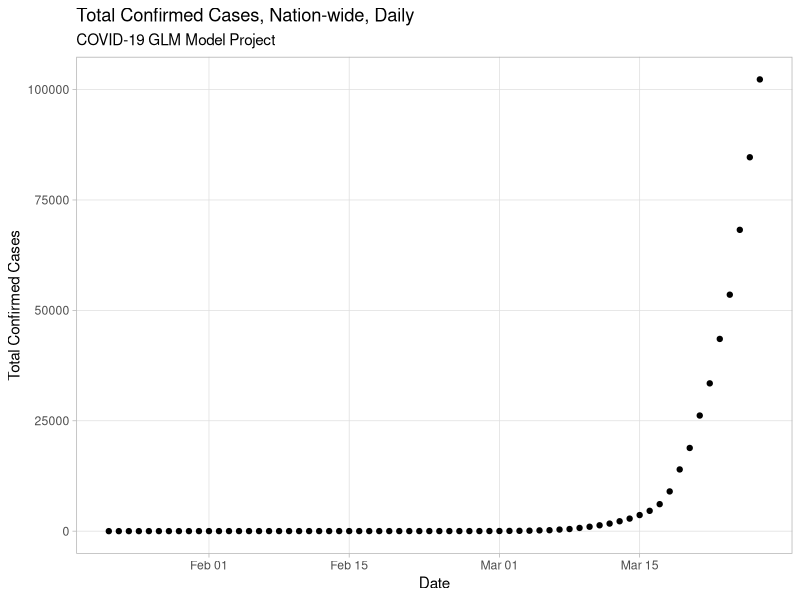

Generate this figure with R:
## ---- chunk 1
if(!requireNamespace("dplyr"))
  install.packages("dplyr", repos = "https://cloud.r-project.org")
if(!requireNamespace("data.table"))
  install.packages("data.table", repos = "https://cloud.r-project.org")
if(!requireNamespace("here"))
  install.packages("here", repos = "https://cloud.r-project.org")
if(!requireNamespace("ggplot2"))
  install.packages("ggplot2", repos = "https://cloud.r-project.org")
require(data.table)
require(dplyr)
library(here)
require(ggplot2)
## ---- chunk 2
# Data Name: covid_confirmed_usafacts_03272020.csv
# Path: data/raw/case data/usa-facts/03-27-2020/

# Load -------------------------------------------------------------------------
here::here()
dat <- fread("../data/raw/case data/usa-facts/03-27-2020/covid_confirmed_usafacts_03272020.csv")
## ---- chunk 3
head(dat, 5)
## ---- chunk 4
tail(dat, 5)
## ---- chunk 5
table(is.na(dat)) # Check if there are missing values
summary(dat[, 70]) # Review the distribution of confirmed cases as of 03-27-2020

# Queens County, NY has the highest confirmed cases as of 03-27-2020
dat$`County Name`[dat$`3/27/2020` == max(dat$`3/27/2020`)]
dat$State[dat$`3/27/2020` == max(dat$`3/27/2020`)]

# 1450 counties have zero confirmed case as of 03-27-2020
table(dat$`3/27/2020` == 0)
## ---- chunk 6
# Create a table showing daily total confirmed cases, nation-wide
date <- as.Date(paste("0", colnames(dat[, 5:70]) , sep = ""), "%m/%d/%y")

total_confirmed_daily <- lapply(dat[, 5:70], FUN = sum)
total_confirmed_daily <- t(as.matrix(as.data.frame(total_confirmed_daily)))
total_confirmed_daily <- data.frame(date = date, 
                                    total_confirmed = total_confirmed_daily)
row.names(total_confirmed_daily) <- NULL

total_confirmed_daily
## ---- chunk 7
# Create a tidy datafile to include only 
# county, state, and most recent confirmed cases.
total_cases <- total_confirmed_daily[nrow(total_confirmed_daily), 2]
dat_most_recent <- dat %>%
  select(
    "county" = "County Name",
    "state" = "State",
    "most_recent" = "3/27/2020"
  ) %>%
  group_by(state) %>%
  arrange(desc(most_recent)) %>%
  mutate(
    percentage_of_total = round(most_recent / total_cases, digits = 3)
  )

dat_most_recent
## ---- chunk 8
# Get an overview on the data
glimpse_dat <- glimpse(dat) 
glimpse_dat
## ---- chunk 9
ggplot(total_confirmed_daily, aes(x = date, y = total_confirmed)) + 
  geom_point() + 
  theme_light() + 
  theme(
    panel.grid.minor = element_blank(),
  ) +
  ggtitle(
    label = "Total Confirmed Cases, Nation-wide, Daily",
    subtitle = "COVID-19 GLM Model Project"
  ) +
  xlab("Date") +
  ylab("Total Confirmed Cases")
